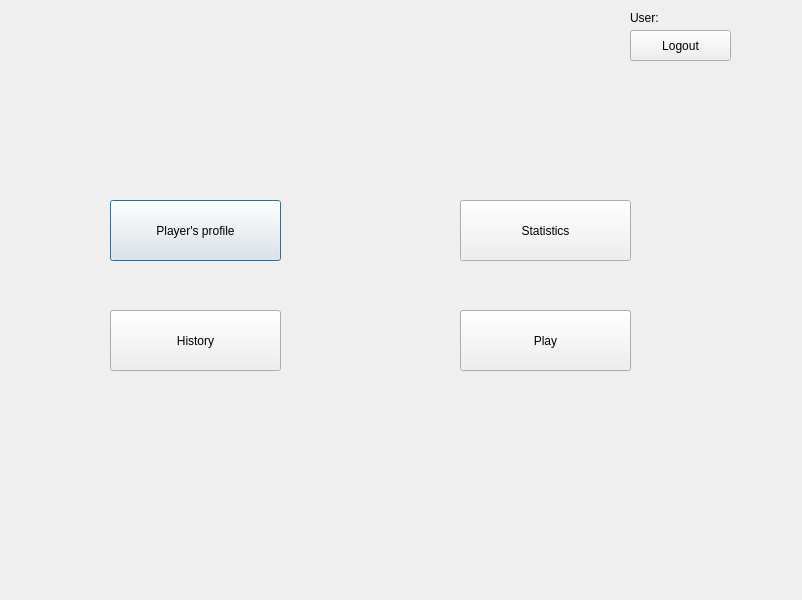
<?xml version="1.0" encoding="UTF-8"?>
<ui version="4.0">
 <class>Menu_GUI</class>
 <widget class="QDialog" name="Menu_GUI">
  <property name="geometry">
   <rect>
    <x>0</x>
    <y>0</y>
    <width>802</width>
    <height>600</height>
   </rect>
  </property>
  <property name="windowTitle">
   <string>Menu_GUI</string>
  </property>
  <widget class="QPushButton" name="pushButton_profile">
   <property name="geometry">
    <rect>
     <x>110</x>
     <y>200</y>
     <width>171</width>
     <height>61</height>
    </rect>
   </property>
   <property name="text">
    <string>Player's profile</string>
   </property>
  </widget>
  <widget class="QPushButton" name="pushButton_play">
   <property name="geometry">
    <rect>
     <x>460</x>
     <y>310</y>
     <width>171</width>
     <height>61</height>
    </rect>
   </property>
   <property name="text">
    <string>Play</string>
   </property>
  </widget>
  <widget class="QPushButton" name="pushButton_logout">
   <property name="geometry">
    <rect>
     <x>630</x>
     <y>30</y>
     <width>101</width>
     <height>31</height>
    </rect>
   </property>
   <property name="text">
    <string>Logout</string>
   </property>
  </widget>
  <widget class="QPushButton" name="pushButton_statistics">
   <property name="geometry">
    <rect>
     <x>460</x>
     <y>200</y>
     <width>171</width>
     <height>61</height>
    </rect>
   </property>
   <property name="text">
    <string>Statistics</string>
   </property>
  </widget>
  <widget class="QLabel" name="label_user">
   <property name="geometry">
    <rect>
     <x>630</x>
     <y>10</y>
     <width>31</width>
     <height>16</height>
    </rect>
   </property>
   <property name="text">
    <string>User:</string>
   </property>
  </widget>
  <widget class="QPushButton" name="pushButton_settings">
   <property name="geometry">
    <rect>
     <x>110</x>
     <y>310</y>
     <width>171</width>
     <height>61</height>
    </rect>
   </property>
   <property name="text">
    <string>History</string>
   </property>
  </widget>
  <widget class="QLabel" name="label_name">
   <property name="geometry">
    <rect>
     <x>670</x>
     <y>10</y>
     <width>55</width>
     <height>16</height>
    </rect>
   </property>
   <property name="text">
    <string>&lt;login&gt;</string>
   </property>
  </widget>
 </widget>
 <layoutdefault spacing="6" margin="11"/>
 <resources/>
 <connections/>
</ui>
